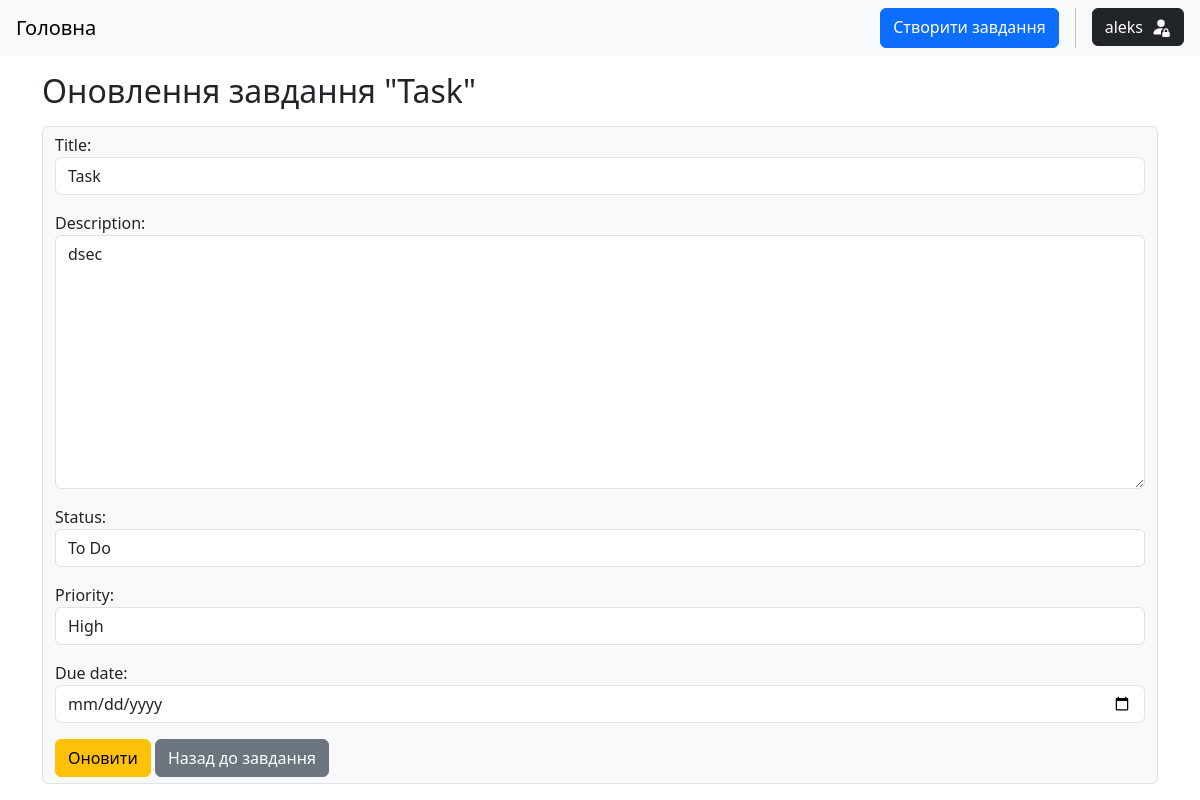
Page /1/update/ (signed in) on the earlier database version.
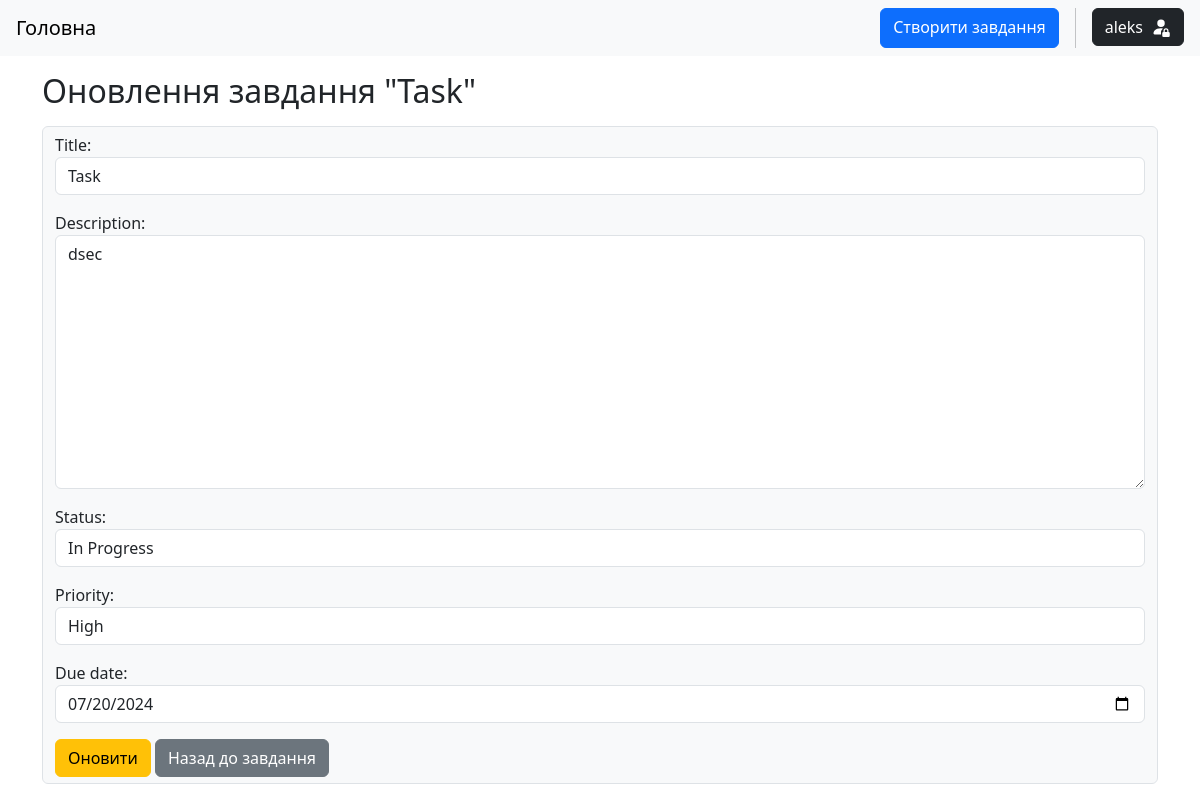
Same page on the later database version.
### tasks/models.py (models this page shows, shortened)
class Task(models.Model):
    STATUS_CHOICES = (
        ("todo", "To Do"),
        ("in_progress", "In Progress"),
        ("done", "Done")
    )
    PRIORITY_CHOICES = (
        ("low", "Low"),
        ("medium", "Medium"),
        ("high", "High")
    )
    title = models.CharField(max_length=256)
    description = models.TextField()
    status = models.CharField(max_length=20, choices=STATUS_CHOICES, default="todo")
    priority = models.CharField(max_length=20, choices=PRIORITY_CHOICES, default="medium")
    due_date = models.DateField(null=True, blank=True)
    author = models.ForeignKey(User, on_delete=models.CASCADE, related_name="tasks")
    created = models.DateTimeField(auto_now_add=True)
    class Meta:
        ordering = ["-due_date", "-created"]

### tasks/views.py (the view, shortened to what this page needs)
# urls.py: path("<int:pk>/update/", views.TaskUpdateView.as_view(), name="task-update"),
class TaskUpdateView(LoginRequiredMixin, UserIsOwnerMixin, UpdateView):
    model = models.Task
    template_name = "tasks/task_update_form.html"
    form_class = TaskForm

### tasks/forms.py
class TaskForm(forms.ModelForm):
    class Meta:
        model = Task
        fields = ["title", "description", "status", "priority", "due_date"]
        widgets = {
            "due_date": forms.DateInput(attrs={'type':"date"})
        }
    def __init__(self, *args, **kwargs):
        super(TaskForm, self).__init__(*args, **kwargs)
        for field in self.fields:
            self.fields[field].widget.attrs["class"] = "form-control"

### tasks/mixins.py (called while the page is built)
    def dispatch(self, request, *args, **kwargs):
        instance = self.get_object()
        if instance.author != self.request.user:
            raise PermissionDenied
        return super().dispatch(request, *args, **kwargs)

### templates/tasks/task_update_form.html (shortened to what this page needs)
{% extends 'base.html' %}
{% block content %}
<div class="container mt-3">
    <h2>Оновлення завдання "{{task.title}}"</h2>
    <form action="" method="post" class="form-control my-3 bg-light">
        {{form.as_p}}
        <button type="submit" class="btn btn-warning">Оновити</button>
        <a href="{% url 'tasks:task-detail' task.pk %}" class="btn btn-secondary">Назад до завдання</a>
    </form>
</div>
{% endblock %}

Differences in the rows shown:
changed Task "Task": status "To Do" → "In Progress"; due_date (not shown) → "07/20/2024"
